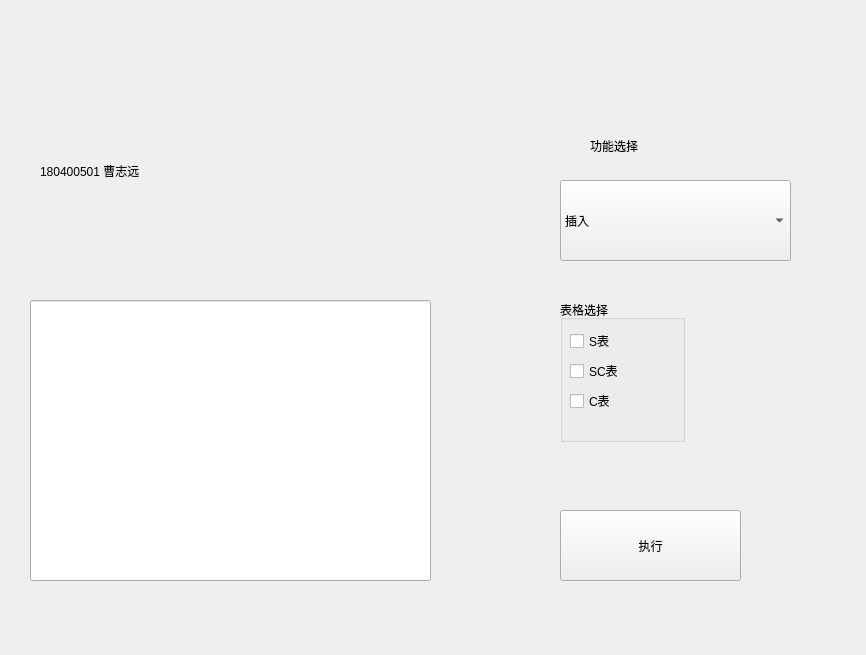
<?xml version="1.0" encoding="UTF-8"?>
<ui version="4.0">
 <class>Form</class>
 <widget class="QWidget" name="Form">
  <property name="geometry">
   <rect>
    <x>0</x>
    <y>0</y>
    <width>866</width>
    <height>655</height>
   </rect>
  </property>
  <property name="windowTitle">
   <string>180400501曹志远实验4</string>
  </property>
  <widget class="QPushButton" name="Do">
   <property name="geometry">
    <rect>
     <x>560</x>
     <y>510</y>
     <width>181</width>
     <height>71</height>
    </rect>
   </property>
   <property name="text">
    <string>执行</string>
   </property>
  </widget>
  <widget class="QLabel" name="Display">
   <property name="geometry">
    <rect>
     <x>40</x>
     <y>70</y>
     <width>391</width>
     <height>201</height>
    </rect>
   </property>
   <property name="text">
    <string>180400501 曹志远</string>
   </property>
  </widget>
  <widget class="QGroupBox" name="groupBox">
   <property name="geometry">
    <rect>
     <x>560</x>
     <y>300</y>
     <width>125</width>
     <height>142</height>
    </rect>
   </property>
   <property name="title">
    <string>表格选择</string>
   </property>
   <widget class="QCheckBox" name="STable">
    <property name="geometry">
     <rect>
      <x>10</x>
      <y>30</y>
      <width>105</width>
      <height>22</height>
     </rect>
    </property>
    <property name="text">
     <string>S表</string>
    </property>
   </widget>
   <widget class="QCheckBox" name="SCTable">
    <property name="geometry">
     <rect>
      <x>10</x>
      <y>60</y>
      <width>105</width>
      <height>22</height>
     </rect>
    </property>
    <property name="text">
     <string>SC表</string>
    </property>
   </widget>
   <widget class="QCheckBox" name="CTable">
    <property name="geometry">
     <rect>
      <x>10</x>
      <y>90</y>
      <width>105</width>
      <height>22</height>
     </rect>
    </property>
    <property name="text">
     <string>C表</string>
    </property>
   </widget>
  </widget>
  <widget class="QComboBox" name="comboBox">
   <property name="geometry">
    <rect>
     <x>560</x>
     <y>180</y>
     <width>231</width>
     <height>81</height>
    </rect>
   </property>
   <item>
    <property name="text">
     <string>插入</string>
    </property>
   </item>
   <item>
    <property name="text">
     <string>修改</string>
    </property>
   </item>
   <item>
    <property name="text">
     <string>查询</string>
    </property>
   </item>
   <item>
    <property name="text">
     <string>删除</string>
    </property>
   </item>
  </widget>
  <widget class="QLabel" name="label">
   <property name="geometry">
    <rect>
     <x>590</x>
     <y>130</y>
     <width>131</width>
     <height>31</height>
    </rect>
   </property>
   <property name="text">
    <string>功能选择</string>
   </property>
  </widget>
  <widget class="QLineEdit" name="UserInput">
   <property name="geometry">
    <rect>
     <x>30</x>
     <y>300</y>
     <width>401</width>
     <height>281</height>
    </rect>
   </property>
  </widget>
 </widget>
 <resources/>
 <connections>
  <connection>
   <sender>Do</sender>
   <signal>clicked()</signal>
   <receiver>UserInput</receiver>
   <slot>clear()</slot>
   <hints>
    <hint type="sourcelabel">
     <x>600</x>
     <y>532</y>
    </hint>
    <hint type="destinationlabel">
     <x>315</x>
     <y>556</y>
    </hint>
   </hints>
  </connection>
 </connections>
</ui>
